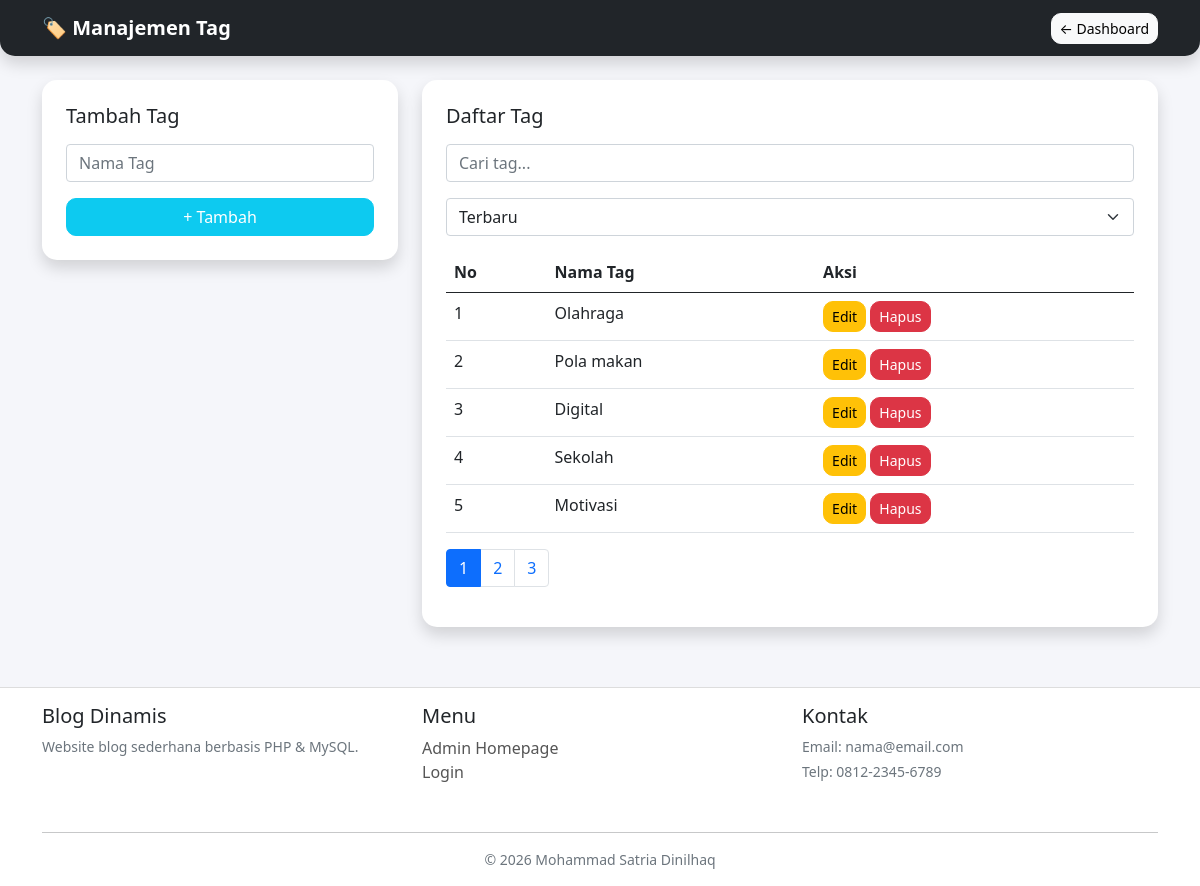
The page /blog_dinamis2/admin/tag.php (signed in) on the database its author committed.
### tables this page shows
CREATE TABLE `tag` (
  `id` int(11) NOT NULL,
  `nama_tag` varchar(100) DEFAULT NULL
);

### blog_dinamis2/admin/tag.php (the view, shortened to what this page needs)
<?php
include "../config/koneksi.php";
$sort = $_GET['sort'] ?? 'terbaru';
$order = ($sort == 'terlama') ? "ASC" : "DESC";
$limit = 5;
$page = $_GET['page'] ?? 1;
$start = ($page - 1) * $limit;
$total = mysqli_num_rows(mysqli_query($conn, "SELECT * FROM tag"));
$pages = ceil($total / $limit);
$query = mysqli_query($conn, "SELECT * FROM tag ORDER BY id $order LIMIT $start,$limit");
?>
<!DOCTYPE html>
<html>
<head>
<link href="https://cdn.jsdelivr.net/npm/bootstrap@5.0.2/dist/css/bootstrap.min.css" rel="stylesheet">
</head>
<body class="d-flex flex-column min-vh-100">
<nav class="navbar navbar-dark bg-dark shadow">
<div class="container">
<span class="navbar-brand fw-bold">🏷️ Manajemen Tag</span>
<a href="dashboard.php" class="btn btn-light btn-sm">← Dashboard</a>
</div>
</nav>
<div class="container mt-4">
<div class="row">
<div class="col-md-4">
<div class="card p-4 shadow">
<h5 class="mb-3">Tambah Tag</h5>
<form method="POST">
<input type="text" name="tag" class="form-control mb-3" placeholder="Nama Tag" required>
<button class="btn btn-info w-100 text-white">+ Tambah</button>
</form>
</div>
</div>
<div class="col-md-8">
<div class="card p-4 shadow position-relative">
<h5 class="mb-3">Daftar Tag</h5>
<div class="mb-3 position-relative">
<input type="text" id="search" class="form-control" placeholder="Cari tag...">
</div>
<form method="GET" class="mb-3">
<select name="sort" class="form-select" onchange="this.form.submit()">
    <option value="terbaru" <?= $sort=='terbaru'?'selected':'' ?>>Terbaru</option>
</select>
</form>
<table class="table table-hover">
<thead>
<tr>
<th>No</th>
<th>Nama Tag</th>
<th>Aksi</th>
</tr>
</thead>
<tbody id="tagTable">
<?php
$no = $start + 1;
while($d = mysqli_fetch_array($query)){
?>
<tr>
<?php if(isset($_GET['edit']) && $_GET['edit'] == $d['id']){ ?>
<form method="POST">
<td><?= $no++ ?></td>
<td>
<input type="text" name="nama_tag" value="<?= htmlspecialchars($d['nama_tag']) ?>" class="form-control">
<input type="hidden" name="id" value="<?= $d['id'] ?>">
</td>
<td>
<button name="update" class="btn btn-success btn-sm">Simpan</button>
<a href="tag.php" class="btn btn-secondary btn-sm">Batal</a>
</td>
</form>
<?php } else { ?>
<td><?= $no++ ?></td>
<td><?= htmlspecialchars($d['nama_tag']) ?></td>
<td>
<a href="?edit=<?= $d['id'] ?>&sort=<?= $sort ?>&page=<?= $page ?>" class="btn btn-warning btn-sm">Edit</a>
<a href="?hapus=<?= $d['id'] ?>"
   class="btn btn-danger btn-sm"
   onclick="return confirm('Yakin hapus?')">
   Hapus
</a>
</td>
<?php } ?>
</tr>
<?php } ?>
</tbody>
</table>
<nav>
<ul class="pagination">
<?php for($i=1;$i<=$pages;$i++){ ?>
<li class="page-item <?= ($i==$page)?'active':'' ?>">
<a class="page-link" href="?page=<?= $i ?>&sort=<?= $sort ?>">
<?= $i ?>
</a>
</li>
<?php } ?>
</ul>
</nav>
</div>
</div>
</div>
</div>
<div style="height: 60px;"></div>
<?php include "../assets/footer.php"; ?>
</body>
</html>

### blog_dinamis2/admin/tag.php (style rules this page uses)
body { background: #f5f6fa; }
.navbar { border-radius: 0 0 15px 15px; }
.card { border-radius: 15px; border: none; }
.btn { border-radius: 10px; }

### rows shown on the page
tag: nama_tag "Olahraga"
tag: nama_tag "Pola makan"
tag: nama_tag "Digital"
tag: nama_tag "Sekolah"
tag: nama_tag "Motivasi"
